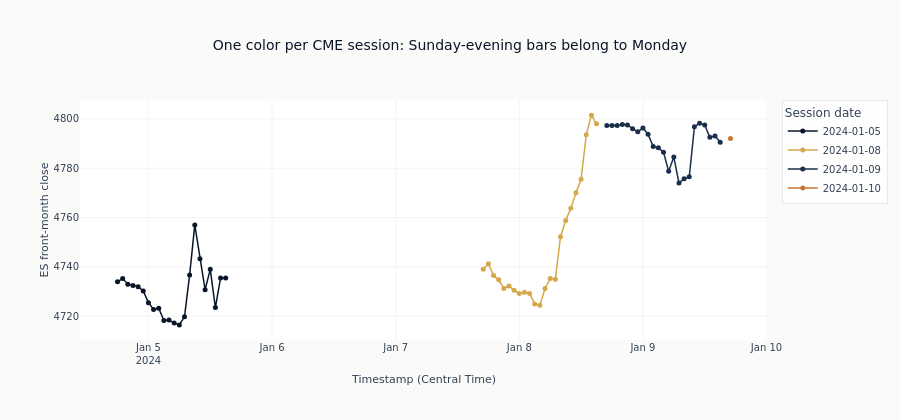

Notebook cell for this chart:
### Markdown cell above
The same point is clearer on the tape. Below, four days of ES front-month
hourly closes are colored by the session each bar belongs to, in Central Time.
The Friday session ends at 16:00 CT; there is no Saturday session; trading
reopens Sunday 17:00 CT — and those Sunday-evening bars carry **Monday's**
color, not Sunday's. Calendar day and session date part ways every weekend.

### Code cell
_boundary_window = (
    hourly_with_sessions.filter(
        (pl.col("product") == "ES")
        & (pl.col("tenor") == 0)
        & (pl.col("timestamp").dt.date() >= pl.lit("2024-01-05").str.to_date())
        & (pl.col("timestamp").dt.date() <= pl.lit("2024-01-09").str.to_date())
    )
    .with_columns(pl.col("timestamp").dt.convert_time_zone("America/Chicago").alias("ts_ct"))
    .sort("timestamp")
)

_sessions = _boundary_window["session_date"].unique().sort().to_list()
_session_colors = dict(zip(_sessions, ml4t_palette(len(_sessions), categorical=True)))

fig = go.Figure()
for sess in _sessions:
    seg = _boundary_window.filter(pl.col("session_date") == sess)
    fig.add_trace(
        go.Scatter(
            x=seg["ts_ct"].to_list(),
            y=seg["close"].to_list(),
            mode="lines+markers",
            line=dict(color=_session_colors[sess], width=1.5),
            marker=dict(size=5),
            name=str(sess),
        )
    )
fig.update_layout(
    title="One color per CME session: Sunday-evening bars belong to Monday",
    xaxis_title="Timestamp (Central Time)",
    yaxis_title="ES front-month close",
    height=420,
    legend_title="Session date",
)
fig.show()

### Figure 1 — Plotly figure (JSON) as saved in the notebook; plotly's stock layout.template omitted (floating-point values rounded to 4 significant figures)
{"data": [{"line": {"color": "#0a1628", "width": 1.5}, "marker": {"size": 5}, "mode": "lines+markers", "name": "2024-01-05", "type": "scatter", "x": ["2024-01-04T18:00:00-06:00", "2024-01-04T19:00:00-06:00", "2024-01-04T20:00:00-06:00", "2024-01-04T21:00:00-06:00", "2024-01-04T22:00:00-06:00", "2024-01-04T23:00:00-06:00", "2024-01-05T00:00:00-06:00", "2024-01-05T01:00:00-06:00", "2024-01-05T02:00:00-06:00", "2024-01-05T03:00:00-06:00", "2024-01-05T04:00:00-06:00", "2024-01-05T05:00:00-06:00", "2024-01-05T06:00:00-06:00", "2024-01-05T07:00:00-06:00", "2024-01-05T08:00:00-06:00", "2024-01-05T09:00:00-06:00", "2024-01-05T10:00:00-06:00", "2024-01-05T11:00:00-06:00", "2024-01-05T12:00:00-06:00", "2024-01-05T13:00:00-06:00", "2024-01-05T14:00:00-06:00", "2024-01-05T15:00:00-06:00"], "y": [4734.0, 4735.0, 4733.0, 4732.0, 4732.0, 4730.0, 4726.0, 4723.0, 4723.0, 4718.0, 4718.0, 4717.0, 4716.0, 4720.0, 4737.0, 4757.0, 4743.0, 4731.0, 4739.0, 4724.0, 4736.0, 4736.0]}, {"line": {"color": "#D4A84B", "width": 1.5}, "marker": {"size": 5}, "mode": "lines+markers", "name": "2024-01-08", "type": "scatter", "x": ["2024-01-07T17:00:00-06:00", "2024-01-07T18:00:00-06:00", "2024-01-07T19:00:00-06:00", "2024-01-07T20:00:00-06:00", "2024-01-07T21:00:00-06:00", "2024-01-07T22:00:00-06:00", "2024-01-07T23:00:00-06:00", "2024-01-08T00:00:00-06:00", "2024-01-08T01:00:00-06:00", "2024-01-08T02:00:00-06:00", "2024-01-08T03:00:00-06:00", "2024-01-08T04:00:00-06:00", "2024-01-08T05:00:00-06:00", "2024-01-08T06:00:00-06:00", "2024-01-08T07:00:00-06:00", "2024-01-08T08:00:00-06:00", "2024-01-08T09:00:00-06:00", "2024-01-08T10:00:00-06:00", "2024-01-08T11:00:00-06:00", "2024-01-08T12:00:00-06:00", "2024-01-08T13:00:00-06:00", "2024-01-08T14:00:00-06:00", "2024-01-08T15:00:00-06:00"], "y": [4739.0, 4741.0, 4736.0, 4735.0, 4731.0, 4732.0, 4730.0, 4729.0, 4730.0, 4729.0, 4725.0, 4724.0, 4731.0, 4735.0, 4735.0, 4752.0, 4759.0, 4764.0, 4770.0, 4776.0, 4794.0, 4802.0, 4798.0]}, {"line": {"color": "#1a2d4a", "width": 1.5}, "marker": {"size": 5}, "mode": "lines+markers", "name": "2024-01-09", "type": "scatter", "x": ["2024-01-08T17:00:00-06:00", "2024-01-08T18:00:00-06:00", "2024-01-08T19:00:00-06:00", "2024-01-08T20:00:00-06:00", "2024-01-08T21:00:00-06:00", "2024-01-08T22:00:00-06:00", "2024-01-08T23:00:00-06:00", "2024-01-09T00:00:00-06:00", "2024-01-09T01:00:00-06:00", "2024-01-09T02:00:00-06:00", "2024-01-09T03:00:00-06:00", "2024-01-09T04:00:00-06:00", "2024-01-09T05:00:00-06:00", "2024-01-09T06:00:00-06:00", "2024-01-09T07:00:00-06:00", "2024-01-09T08:00:00-06:00", "2024-01-09T09:00:00-06:00", "2024-01-09T10:00:00-06:00", "2024-01-09T11:00:00-06:00", "2024-01-09T12:00:00-06:00", "2024-01-09T13:00:00-06:00", "2024-01-09T14:00:00-06:00", "2024-01-09T15:00:00-06:00"], "y": [4797.0, 4797.0, 4797.0, 4798.0, 4798.0, 4796.0, 4795.0, 4796.0, 4794.0, 4789.0, 4788.0, 4786.0, 4779.0, 4784.0, 4774.0, 4776.0, 4776.0, 4797.0, 4798.0, 4798.0, 4792.0, 4793.0, 4790.0]}, {"line": {"color": "#C87533", "width": 1.5}, "marker": {"size": 5}, "mode": "lines+markers", "name": "2024-01-10", "type": "scatter", "x": ["2024-01-09T17:00:00-06:00"], "y": [4792.0]}], "layout": {"height": 420, "legend": {"title": {"text": "Session date"}}, "title": {"text": "One color per CME session: Sunday-evening bars belong to Monday"}, "xaxis": {"title": {"text": "Timestamp (Central Time)"}}, "yaxis": {"title": {"text": "ES front-month close"}}}}
